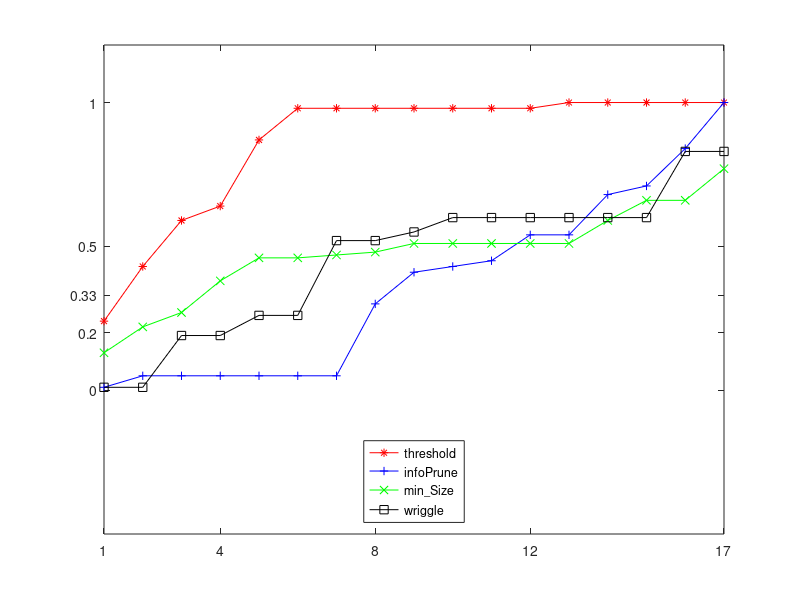

Source code (MATLAB): (Note: this script raises an error after producing the figure.)
clf
 FigHandle = figure('Position', [220, 300, 200, 400]);
%plot([1:17],[0:0])
x = [1:17]
box on 
hold on
plot(x,[0.24, 0.43, 0.59, 0.64, 0.87, 0.98, 0.98, 0.98, 0.98, 0.98, 0.98, 0.98, 1, 1, 1, 1, 1], '-r*')
hold on
plot(x,[0.01, 0.05, 0.05, 0.05, 0.05, 0.05, 0.05, 0.3, 0.41, 0.43, 0.45, 0.54, 0.54, 0.68, 0.71, 0.84, 1],'-b+')
hold on
plot(x,[0.13, 0.22, 0.27, 0.38, 0.46, 0.46, 0.47, 0.48, 0.51, 0.51, 0.51, 0.51, 0.51, 0.59, 0.66, 0.66, 0.77], '-gx')
hold on
plot(x,[0.01, 0.01, 0.19, 0.19, 0.26, 0.26, 0.52, 0.52, 0.55, 0.6, 0.6, 0.6, 0.6, 0.6, 0.6, 0.83, 0.83],'-ks')
axis([1 17 -0.5 1.2])
legend('threshold','infoPrune','min\_{Size}','wriggle','Location','South')
set(gca,'XTick', [1,4,8,12,17])
set(gca, 'YTick',[0,0.2,0.33,0.5,1])
hline = refline([0 0]);
set(hline,'Color','k')
title('Precision')
legend('boxoff')
xlabel('data sets, sorted')

 FigHandle = figure('Position', [220, 300, 200, 400]);
x = [1:17]
box on 
hold on
plot(x,[0.04, 0.04, 0.24, 0.44, 0.44, 0.44, 0.44, 0.44, 0.65, 0.65, 0.77, 0.77, 0.77, 0.87, 0.98, 0.98, 1], '-r*')
hold on
plot(x,[0.01, 0.07, 0.12, 0.14, 0.14, 0.31, 0.47, 0.48, 0.51, 0.51, 0.54, 0.57, 0.68, 0.68, 0.68, 0.68, 0.88],'-b+')
hold on
plot(x,[0.18, 0.18, 0.4, 0.4, 0.4, 0.4, 0.46, 0.51, 0.51, 0.56, 0.59, 0.62, 0.65, 0.66, 0.77, 0.8, 0.97], '-gx')
hold on
plot(x,[0.17, 0.25, 0.25, 0.26, 0.26, 0.29, 0.29, 0.36, 0.5, 0.51, 0.51, 0.52, 0.6, 0.63, 0.76, 0.83, 1],'-ks')
axis([1 17 -0.5 1.2])
legend('threshold','infoPrune','min\_{Size}','wriggle','Location','South')
set(gca,'XTick', [1,4,8,12,17])
set(gca, 'YTick',[0,0.2,0.33,0.5,1])
hline = refline([0 0]);
set(hline,'Color','k')
title('F')
legend('boxoff')
xlabel('data sets, sorted')